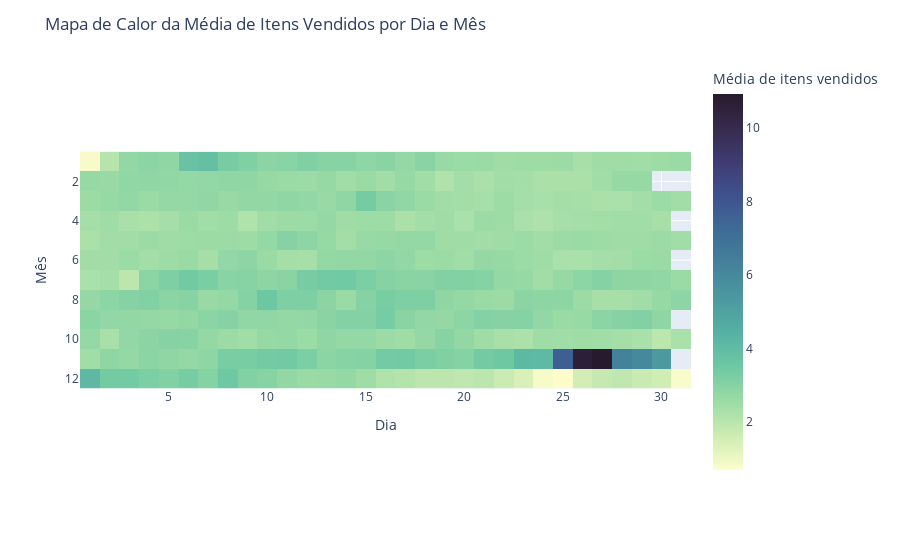

Here is the notebook cell this chart was saved with:
### Code cell
# Cria uma cópia do DataFrame original para trabalhar com ele e transforma a coluna 'date' para DateTime
df_day = df
df_day['date'] = pd.to_datetime(df_day['date'], format='%Y-%m-%d')
df_day['month'] = df_day['date'].dt.month
df_day['day'] = df_day['date'].dt.day
df_day['year'] = df_day['date'].dt.year

# Cria um pivot table que calcula a média dos valores da coluna 'items_sold' com base nos valores das colunas 'month' e 'day'
df_day_heatmap = df_day.pivot_table(values='items_sold', index='month', columns='day', aggfunc='mean')

# Cria um heatmap com os valores da pivot table 'df_day_heatmap' e configura rótulos e títulos adequados
color = "deep"
heatmap_sold = px.imshow(df_day_heatmap,
                labels=dict(x="Dia", y="Mês", color="Média de itens vendidos"),
                x=df_day_heatmap.columns,
                y=df_day_heatmap.index,
                color_continuous_scale = color).update_layout(title="Mapa de Calor da Média de Itens Vendidos por Dia e Mês", xaxis_side='bottom')
heatmap_sold.show() # Exibe o heatmap

### Figure 1 — Plotly figure (JSON) as saved in the notebook; plotly's stock layout.template omitted (floating-point values rounded to 4 significant figures; data arrays with more than 128 entries replaced by an {"elided": "..."} marker saying what was removed)
{"data": [{"coloraxis": "coloraxis", "hovertemplate": "Dia: %{x}<br>Mês: %{y}<br>Média de itens vendidos: %{z}<extra></extra>", "name": "0", "type": "heatmap", "x": [1, 2, 3, 4, 5, 6, 7, 8, 9, 10, 11, 12, 13, 14, 15, 16, 17, 18, 19, 20, 21, 22, 23, 24, 25, 26, 27, 28, 29, 30, 31], "xaxis": "x", "y": [1, 2, 3, 4, 5, 6, 7, 8, 9, 10, 11, 12], "yaxis": "y", "z": {"elided": "12x31 float values"}}], "layout": {"coloraxis": {"colorbar": {"title": {"text": "Média de itens vendidos"}}, "colorscale": [[0, "rgb(253, 253, 204)"], [0.09091, "rgb(206, 236, 179)"], [0.1818, "rgb(156, 219, 165)"], [0.2727, "rgb(111, 201, 163)"], [0.3636, "rgb(86, 177, 163)"], [0.4545, "rgb(76, 153, 160)"], [0.5455, "rgb(68, 130, 155)"], [0.6364, "rgb(62, 108, 150)"], [0.7273, "rgb(62, 82, 143)"], [0.8182, "rgb(64, 60, 115)"], [0.9091, "rgb(54, 43, 77)"], [1, "rgb(39, 26, 44)"]]}, "margin": {"t": 60}, "title": {"text": "Mapa de Calor da Média de Itens Vendidos por Dia e Mês"}, "xaxis": {"anchor": "y", "constrain": "domain", "domain": [0, 1], "scaleanchor": "y", "side": "bottom", "title": {"text": "Dia"}}, "yaxis": {"anchor": "x", "autorange": "reversed", "constrain": "domain", "domain": [0, 1], "title": {"text": "Mês"}}}}
